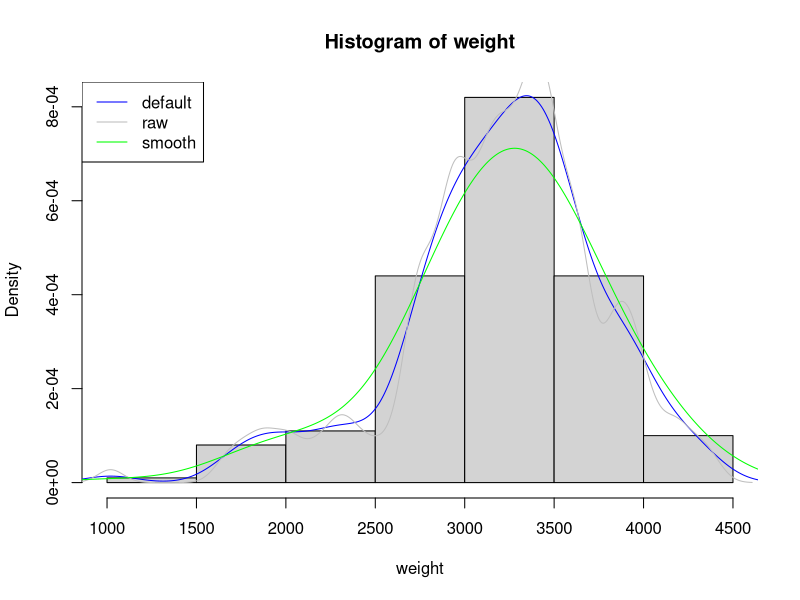
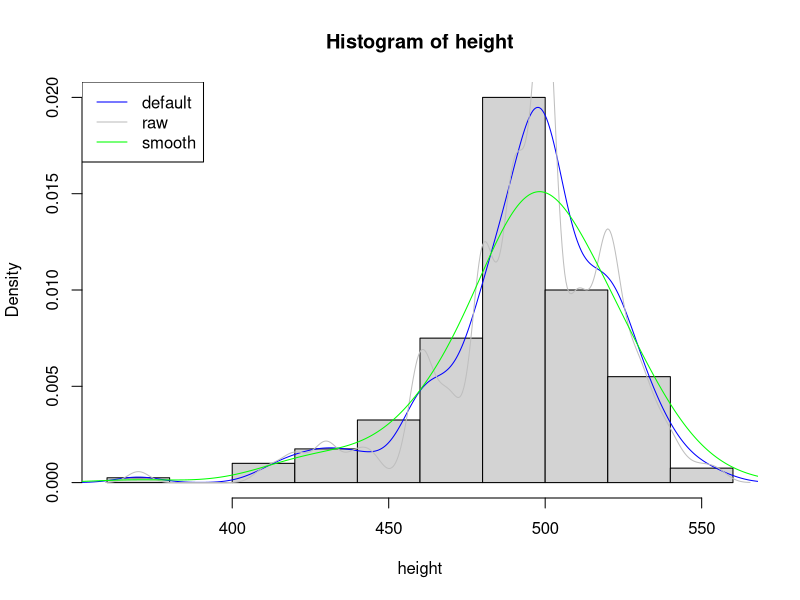
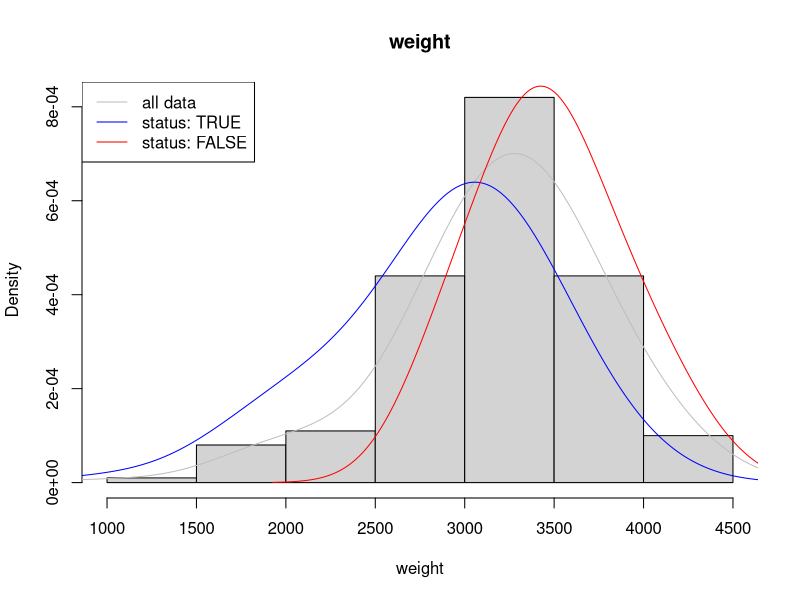
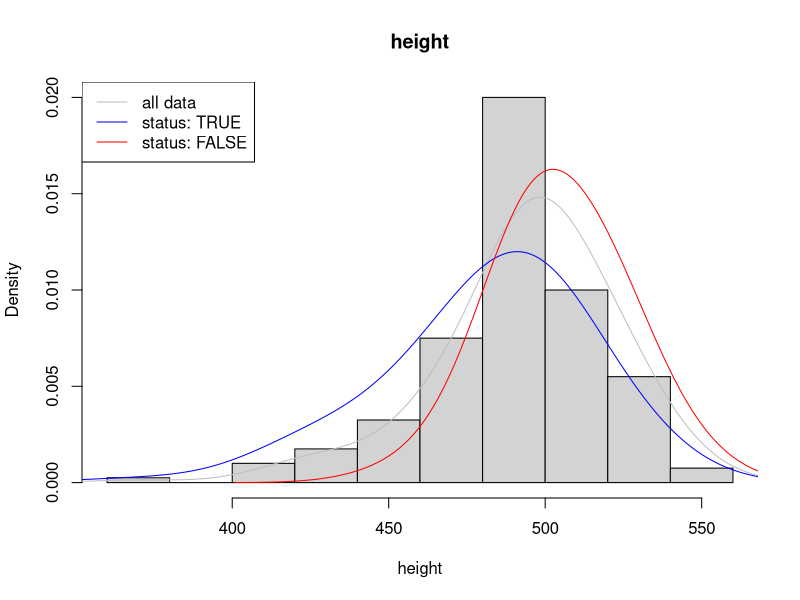
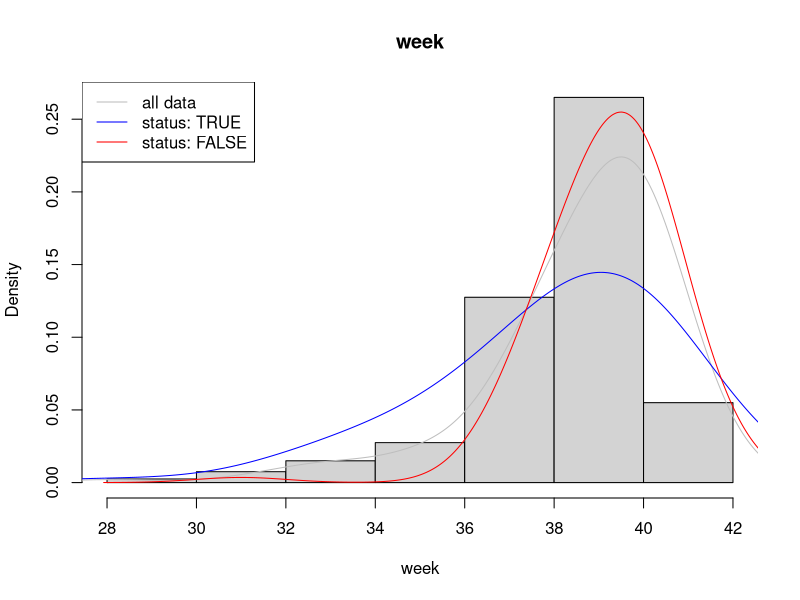
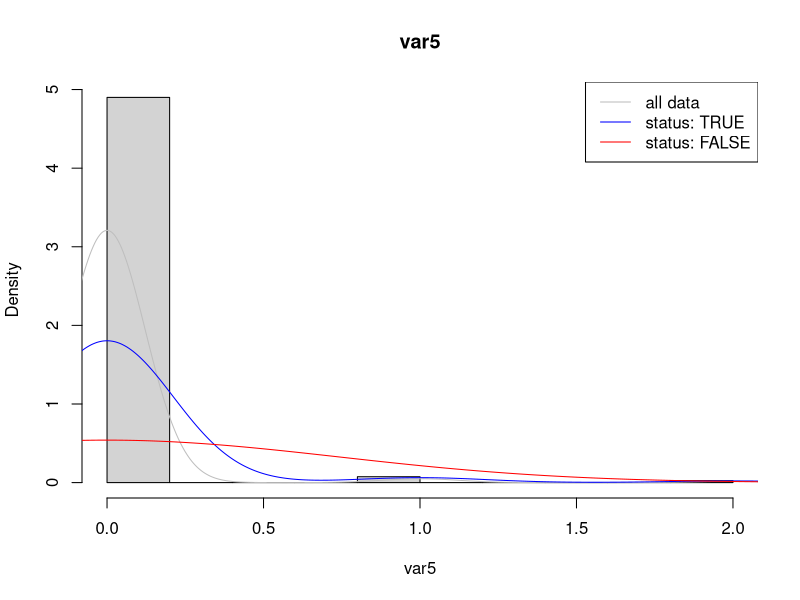
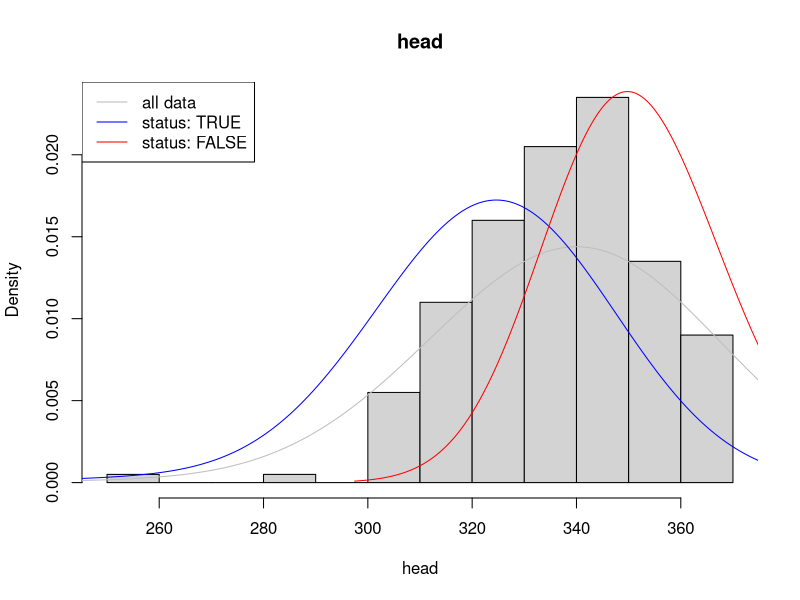
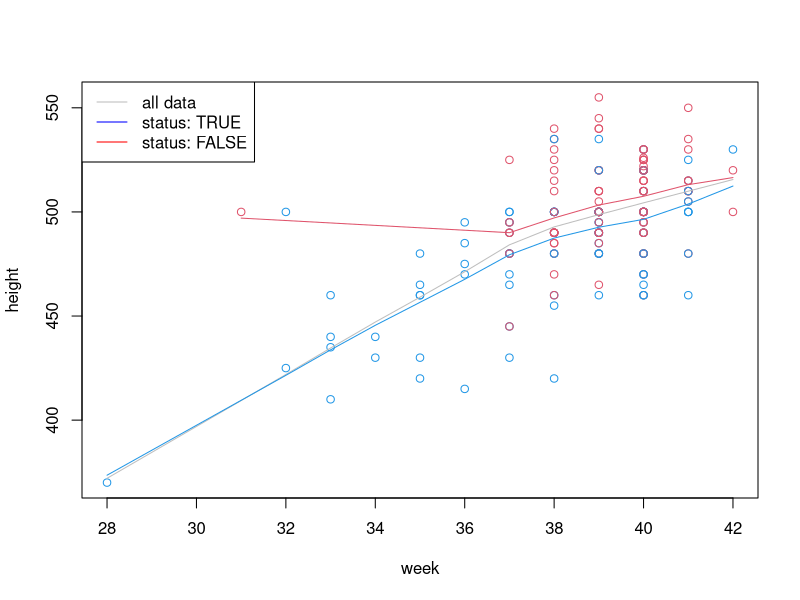

Source code (R) for these figures, in order:
#
#
# Assignments from 2019-02-22
#
#
groupName = "MOSC"

pdf(paste("Group_", groupName, "_Assignments_2019-02-22.pdf", sep = ""))




#
#
# Assignment 1.1
#
# read the file sample1 200 obs  6 variables
#
#
sample1 = read.table("sample1.txt", head = T)


#
#
# Assignment 1.2
#
# draw the density estimation of the variables weight and height
#
#
weight = sample1$weight
hist(weight, probability = TRUE)
lines(density(weight, adjust = 1.0), col = "blue")
lines(density(weight, adjust = 0.5), col = "gray")
lines(density(weight, adjust = 2.0), col = "green")
legend("topleft", legend = c("default", "raw", "smooth"), col = c("blue", "gray", "green"), lty = 1)

height = sample1$height
hist(height, probability = TRUE)
lines(density(height, adjust = 1.0), col = "blue")
lines(density(height, adjust = 0.5), col = "gray")
lines(density(height, adjust = 2.0), col = "green")
legend("topleft", legend = c("default", "raw", "smooth"), col = c("blue", "gray", "green"), lty = 1)


#
#
# Assignment 1.3
#
# make the same thing separately for the two groups defined by status
#
#
legendaryPlot <- function(dat, columnNumber, datName, legendPosition = "topleft", adjustFactor = 2.1) {
  hist(dat, probability = TRUE, main = datName, xlab = datName)
  lines(density(dat, adjust = adjustFactor), col = "gray")
  lines(density(sample1[sample1$status == TRUE,columnNumber], adjust = adjustFactor), col = "blue")
  lines(density(sample1[sample1$status == FALSE,columnNumber], adjust = adjustFactor), col = "red")
  legend(legendPosition, legend = c("all data", "status: TRUE", "status: FALSE"), col = c("gray", "blue", "red"), lty = 1)
}

legendaryPlot(sample1$weight, 3, "weight")
legendaryPlot(sample1$height, 2, "height")


#
#
# Assignment 1.4
#
# try to draw the two densities for each var on the same graph
#
#
legendaryPlot(sample1$week, 1, "week")
legendaryPlot(sample1$var5, 5, "var5", legendPosition = "topright")
legendaryPlot(sample1$head, 6, "head", adjustFactor = 4.7)


#
#
# Assignment 2
#
# draw the non parametric regression lines using the 
# height as a function of week for the whole sample 
# and for the two groups defined by status
#
#
plot(sample1[,c(1,2)], col = as.integer(sample1[,4]) * 2 + 2)
lines(lowess(sample1[,c(1,2)]), col = "gray")
lines(lowess(sample1[sample1$status,c(1,2)]), col = 4, lwd = 1)
lines(lowess(sample1[!sample1$status,c(1,2)]), col = 2, lwd = 1)
legend("topleft", legend = c("all data", "status: TRUE", "status: FALSE"), col = c("gray", "blue", "red"), lty = 1)




# close PDF file
dev.off()